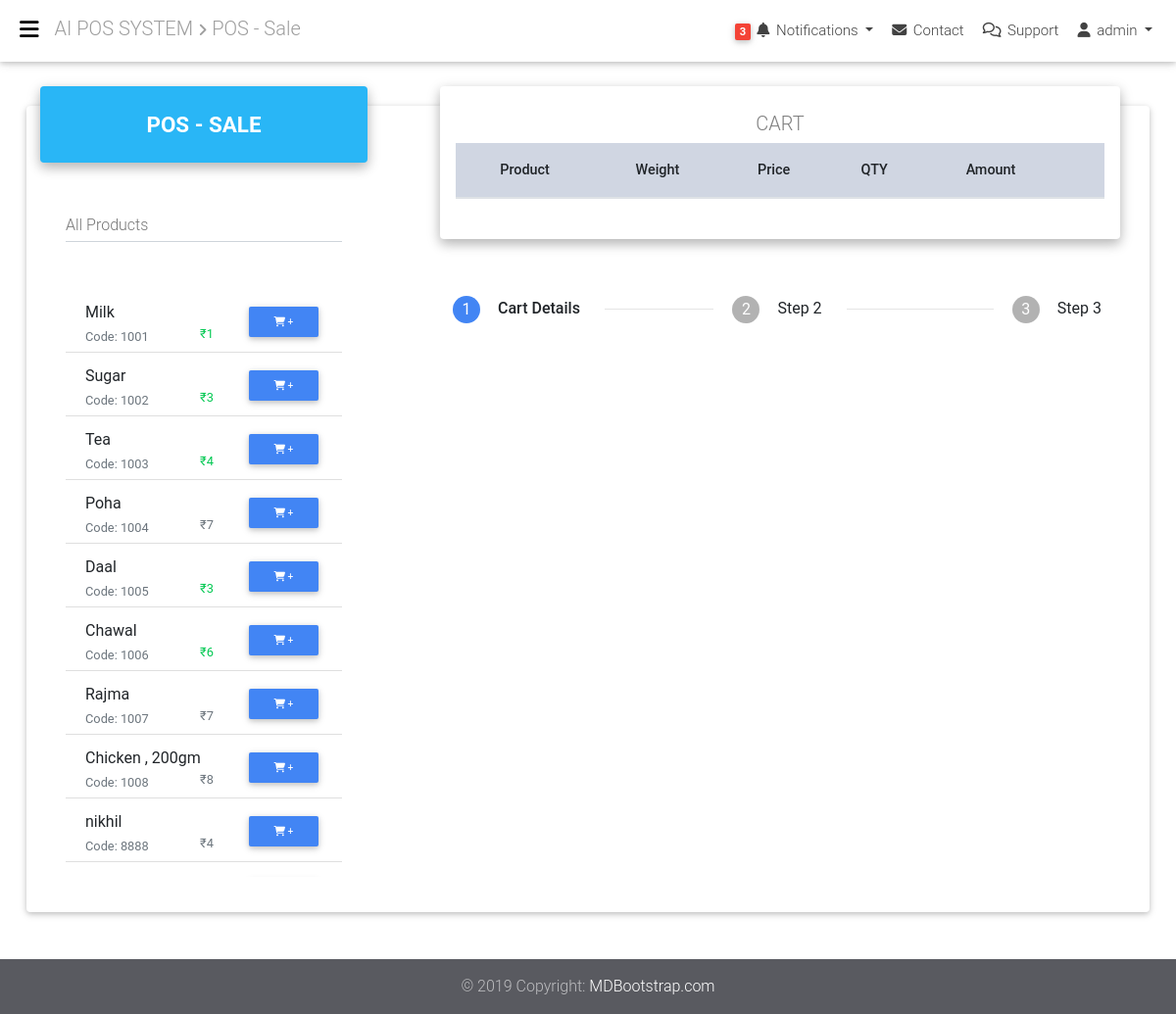
Page /pos/ (signed in) on the committed database.
### accounts/models.py (models this page shows, shortened)
class User(AbstractBaseUser):
    email = models.EmailField(verbose_name="email", max_length=60, unique=True)
    username = models.CharField(max_length=30, unique=True)
    firstname = models.CharField(max_length=30)
    lastname = models.CharField(max_length=30)
    phone = models.CharField(max_length=20)
    date_joined = models.DateTimeField(verbose_name="date joined", auto_now_add=True)
    last_login = models.DateTimeField(verbose_name="last login", auto_now=True)
    is_admin = models.BooleanField(default=False)
    is_active = models.BooleanField(default=True)
    is_staff = models.BooleanField(default=False)
    is_superuser = models.BooleanField(default=False)
    USERNAME_FIELD = 'username'
    REQUIRED_FIELDS = ['email', 'firstname', 'lastname']
    objects = UserManager()
    class Meta:
        db_table = "users"
        verbose_name = "user"
        verbose_name_plural = "users"
    def __str__(self):
        return '{} {}'.format(self.firstname, self.lastname)

### inventory/models.py (models this page shows, shortened)
class Product(models.Model):
    product_code = models.CharField(primary_key=True, max_length=20)
    name = models.CharField(max_length=100)
    cost = models.FloatField()
    mrp = models.FloatField()
    discount_price = models.FloatField(blank=True, null=True)
    quantity = models.IntegerField(blank=True, null=True)
    weight = models.CharField(max_length=100, blank=True, null=True)
    description = models.TextField(blank=True, null=True)
    category = models.ManyToManyField('ProductCategories', blank=True)

### pos/views.py (the view)
# urls.py: path('', pos_homeView, name='pos-home'),
@login_required
def pos_homeView(request):
    all_products = Product.objects.all()
    if request.user.is_authenticated:
        customer = request.user
        order, created = Order.objects.get_or_create(customer=customer, complete=False)
        cart_items = order.orderitem_set.all()
        context = {
            'all_products': all_products,
            'order': order,
            'cart_items': cart_items
        }
    else:
        context = {
            'all_products': all_products,
            'order': [],
            'cart_items': []
        }
    return render(request, 'pos/pos.html', context)

### pos/templatetags/pos_tags.py (called while the page is built)
@register.filter(name='price_format')
def price_format(num):
    try:
        if num % 1 == 0:
            return int(num)
        else:
            return num
    except:
        return num

### templates/pos/pos.html (shortened to what this page needs)
{% extends 'base.html' %}
{% load static %}
{% load pos_tags %}
{% block page-title %}
    <i class="fas fa-angle-right align-middle fa-xs"></i> POS - Sale
{% endblock %}
{% block content %}
    <section class="mb-5">
        <div class="card card-cascade narrower">
            <section class="pb-3">
                <div class="row">
                    <div class="col-xl-4 col-md-12 mr-0">
                        <div class="view view-cascade gradient-card-header light-blue lighten-1">
                            <h4 class="h4-responsive mb-0 font-weight-bold">POS - SALE</h4>
                        </div>
                        <div class="card-body card-body-cascade pb-0">
                            <div class="row card-body pt-3">
                                <div class="col-md-12">
                                    <div class="">
                                        <div class="md-form mt-1">
                                            <input type="text" id="AllProductList" class="form-control">
                                            <label for="AllProductList">All Products</label>
                                        </div>
                                        <br>
                                        <ul class="list-group list-group-flush overflow-auto " id="AllProductListLi"
                                            style="max-height: 600px;">
                                            {% for p in all_products %}
                                                <li class="list-group-item">
                                                    <div class="row pt-2 ">
                                                        <div class="col">
                                                            <div>{{ p.name|truncatechars:25 }}
                                                                {% if p.weight %}, {{ p.weight }}
                                                                {% endif %}
                                                            </div>
                                                            <div class="row">
                                                                <div class="col">
                                                                    <span class="align-middle text-muted small">Code: {{ p.product_code }}</span>
                                                                </div>
                                                                <div class="col-auto">
                                                                <span class="align-middle text-muted small float-right">
                                                                    {% if p.discount_price < p.mrp %}
                                                                        <span class="text-success">
                                                                            ₹{{ p.discount_price|price_format }}
                                                                        </span>
                                                                    {% else %}
                                                                        <span>
                                                                            ₹{{ p.discount_price|price_format }}
                                                                        </span>
                                                                    {% endif %}
                                                                </span>
                                                                </div>
                                                            </div>
                                                        </div>
                                                        <div class="col-auto">
                                                            <button type="button"
                                                                    onclick="updateUserOrder({{ p.product_code }}, 'add')"
                                                                    class="btn btn-primary btn-sm mr-1"><i
                                                                    class="fas fa-shopping-cart"></i> +
                                                            </button>
                                                        </div>
                                                    </div>
                                                </li>
                                            {% endfor %}
                                        </ul>
                                    </div>
                                </div>
                            </div>
                        </div>
                    </div>
                    <div class="col-xl-8 col-md-12 mb-4">
                        <div class="view view-cascade gradient-card-header white">
                            <h5 class="text-black-50"> CART </h5>
                            <div class="table-responsive">
                                <table class="table product-table table-cart-v-2">
                                    <thead class="mdb-color lighten-5">
                                    <tr>
                                        <th class="font-weight-bold">
                                            <strong>Product</strong>
                                        </th>
                                        <th class="font-weight-bold">
                                            <strong>Weight</strong>
                                        </th>
                                        <th class="font-weight-bold">
                                            <strong>Price</strong>
                                        </th>
                                        <th class="font-weight-bold">
                                            <strong>QTY</strong>
                                        </th>
                                        <th class="font-weight-bold">
                                            <strong>Amount</strong>
                                        </th>
                                        <th></th>
                                    </tr>
                                    </thead>
                                </table>
                            </div>
                        </div>
                        <div class="container pt-5 px-4">
                            <ul class="stepper horizontal" id="horizontal-stepper">
                                <li class="step active">
                                    <div class="step-title waves-effect waves-dark">Cart Details</div>
                                </li>
                                <li class="step">
                                    <div class="step-title waves-effect waves-dark">Step 2</div>
                                </li>
                                <li class="step">
                                    <div class="step-title waves-effect waves-dark">Step 3</div>
                                </li>
                            </ul>
                        </div>
                    </div>
                </div>
            </section>
        </div>
    </section>
{% endblock %}

### templates/base.html (shortened to what this page needs)
{% load static %}
<!DOCTYPE html>
<html lang="en">
<head>
    <link rel="stylesheet" href="{% static 'css/bootstrap.css' %}">
    <link rel="stylesheet" href="{% static 'css/mdb.css' %}">
    <link rel="stylesheet" href="{% static 'css/steppers.min.css' %}">
</head>
<body class="fixed-sn white-skin">
<header>
    <nav class="navbar fixed-top navbar-expand-lg scrolling-navbar double-nav">
        <div class="float-left">
            <a href="#" data-activates="slide-out" class="button-collapse black-text"><i class="fas fa-bars"></i></a>
        </div>
        <div class="breadcrumb-dn mr-auto ml-3">
            <h5 class="pt-1 grey-text"> AI POS SYSTEM
                {% block page-title %}
                {% endblock %}
            </h5>
        </div>
        <ul class="nav navbar-nav nav-flex-icons ml-auto">
            <li class="nav-item dropdown notifications-nav">
                <a class="nav-link dropdown-toggle waves-effect" id="navbarDropdownMenuLink" data-toggle="dropdown"
                   aria-haspopup="true" aria-expanded="false">
                    <span class="badge red">3</span> <i class="fas fa-bell"></i>
                    <span class="d-none d-md-inline-block">Notifications</span>
                </a>
            </li>
            <li class="nav-item">
                <a class="nav-link waves-effect"><i class="fas fa-envelope"></i> <span
                        class="clearfix d-none d-sm-inline-block">Contact</span></a>
            </li>
            <li class="nav-item">
                <a class="nav-link waves-effect"><i class="far fa-comments"></i> <span
                        class="clearfix d-none d-sm-inline-block">Support</span></a>
            </li>
            <li class="nav-item dropdown">
                {% if user.is_authenticated %}
                                <a class="nav-link dropdown-toggle waves-effect" href="#" id="userDropdown" data-toggle="dropdown"
              aria-haspopup="true" aria-expanded="false">
              <i class="fas fa-user"></i> <span class="clearfix d-none d-sm-inline-block">{{ user.username }}</span>
            </a>
                {% endif %}
          </li>
        </ul>
    </nav>
</header>
<main>
    <div class="container-fluid">
        {% block content %}
        {% endblock %}
    </div>
</main>
<footer class="page-footer pt-0 mt-5">
    <div class="footer-copyright py-3 text-center">
        <div class="container-fluid">
            © 2019 Copyright: <a href="https://mdbootstrap.com/education/bootstrap/" target="_blank">
            MDBootstrap.com </a>
        </div>
    </div>
</footer>
</body>
</html>

### rows in the picture
User: username "admin"
Product: name "Milk", product_code "1001", discount_price "1"
Product: name "Sugar", product_code "1002", discount_price "3"
Product: name "Tea", product_code "1003", discount_price "4"
Product: name "Poha", product_code "1004", discount_price "7"
Product: name "Daal", product_code "1005", discount_price "3"
Product: name "Chawal", product_code "1006", discount_price "6"
Product: name "Rajma", product_code "1007", discount_price "7"
Product: name "Chicken", weight "200gm", product_code "1008", discount_price "8"
Product: name "nikhil", product_code "8888", discount_price "4"
